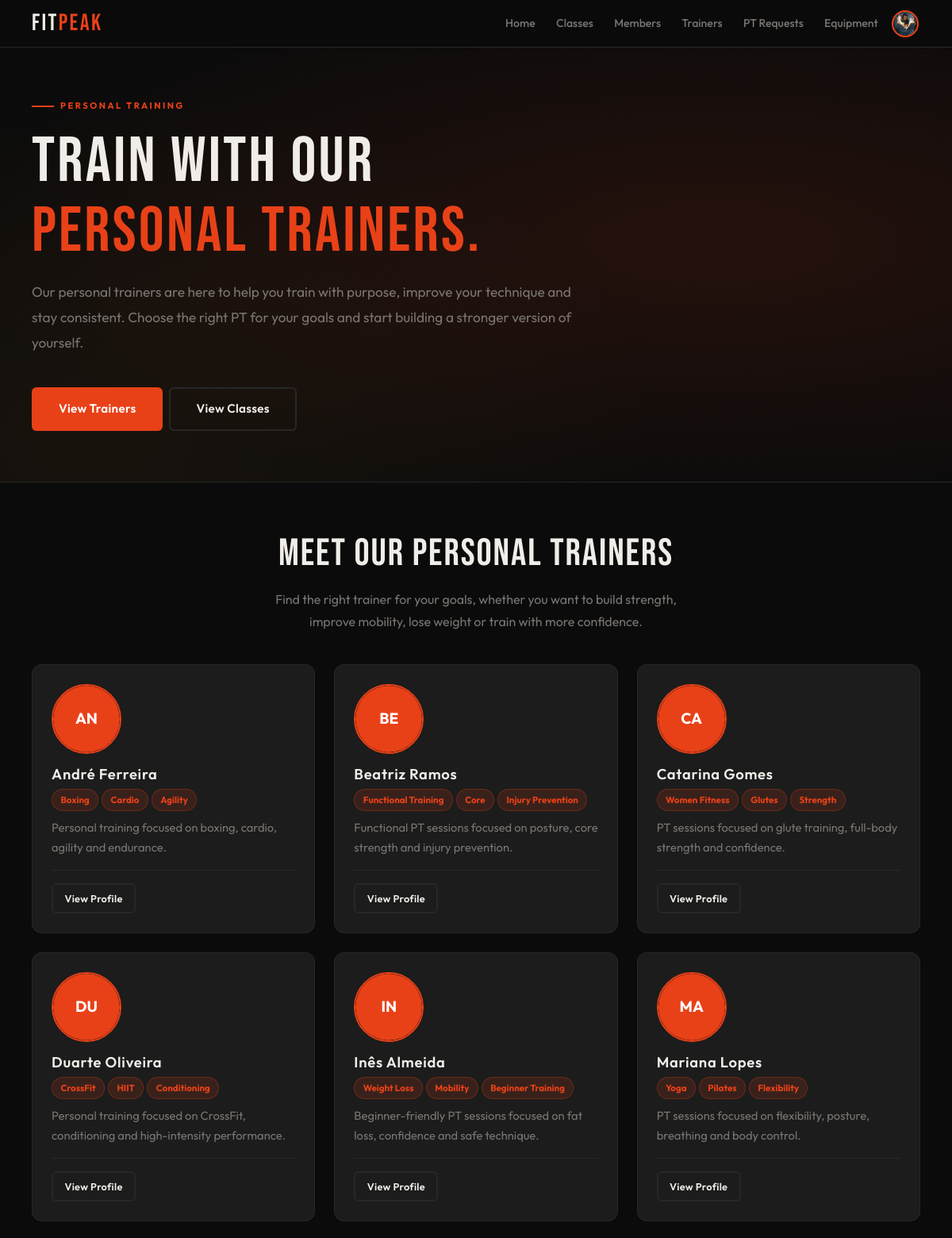
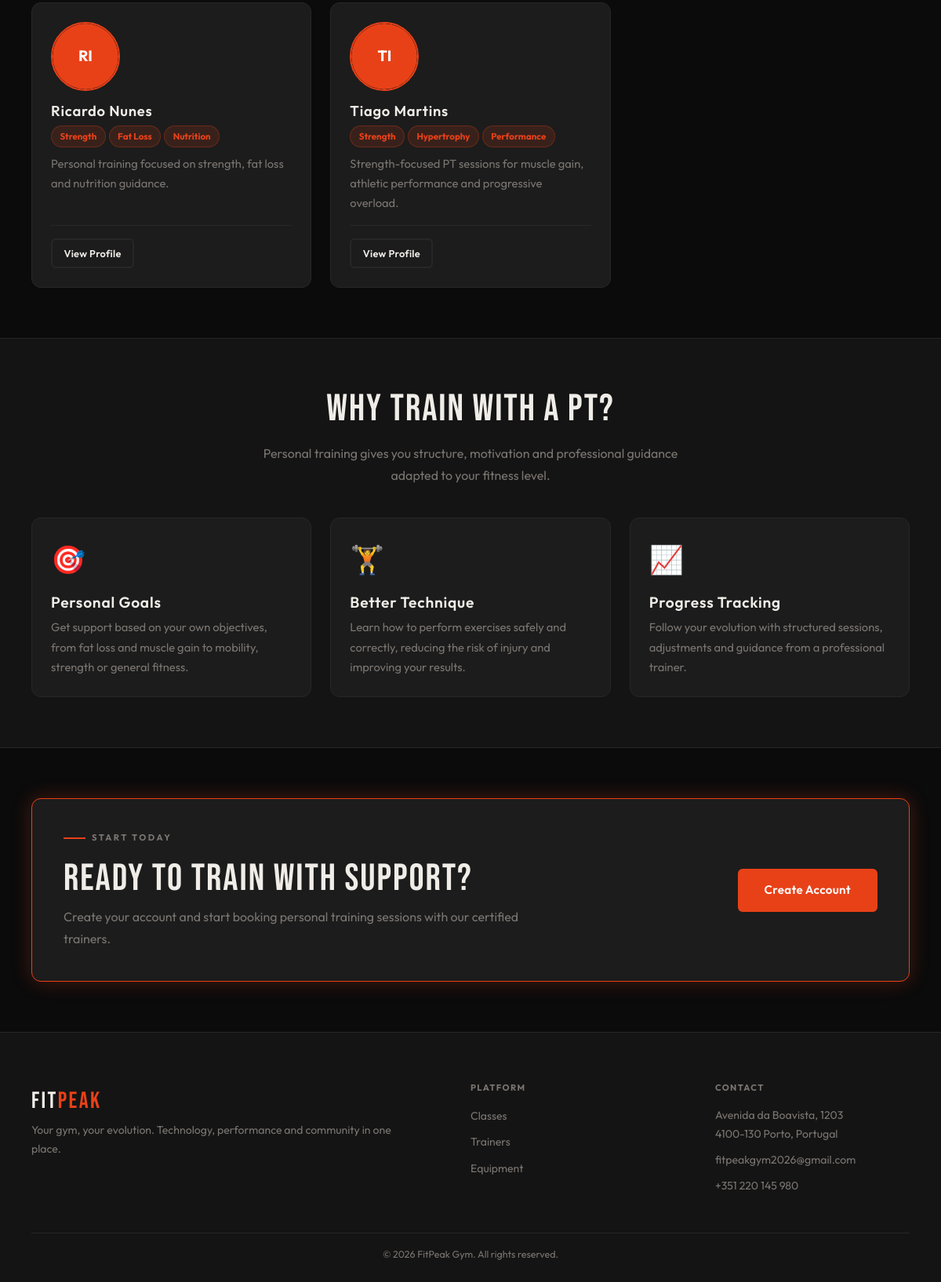
Screenshot of /public/pt.php (signed in) with the database file from the repository (2 pictures, top to bottom).
### tables this page shows
CREATE TABLE users (
    id         INTEGER  PRIMARY KEY AUTOINCREMENT,
    name       TEXT     NOT NULL,
    username   TEXT     UNIQUE
                        NOT NULL,
    email      TEXT     UNIQUE
                        NOT NULL,
    password   TEXT     NOT NULL,
    role       TEXT     NOT NULL
                        DEFAULT 'member'
                        CHECK (role IN ('member', 'trainer', 'admin') ),
    is_admin   INTEGER  NOT NULL
                        DEFAULT 0,
    photo      TEXT     DEFAULT NULL,
    active     INTEGER  NOT NULL
                        DEFAULT 1,
    created_at DATETIME DEFAULT CURRENT_TIMESTAMP
);

### db/trainers.php (called while the page is built, shortened)
<?php
function getAllPersonalTrainers($pdo, $filters = []) {
    $sql = "
        SELECT
            u.id, u.name, u.username, u.email, u.photo, u.active,
            tp.bio, tp.specializations, tp.certifications,
            tp.is_pt, tp.pt_description, tp.pt_hourly_rate, tp.pt_available,
            COALESCE(ROUND(AVG(r.rating), 1), 0) AS rating,
            COUNT(r.id) AS review_count
        FROM users u
        LEFT JOIN trainer_profiles tp ON u.id = tp.user_id
        LEFT JOIN class_schedules cs ON cs.trainer_id = u.id
        LEFT JOIN class_sessions sess ON sess.schedule_id = cs.id
        LEFT JOIN reviews r ON r.session_id = sess.id
        WHERE u.role = 'trainer'
          AND u.active = 1
          AND tp.is_pt = 1
          AND tp.pt_available = 1
    ";
    $params = [];
    $sql .= " GROUP BY u.id ORDER BY u.name ASC";
    $stmt = $pdo->prepare($sql);
    $stmt->execute($params);
    return $stmt->fetchAll(PDO::FETCH_ASSOC);
}
?>

### template/trainers.php (the view, shortened to what this page needs)
<?php
function output_trainer_list($trainers) {
    echo '<div class="trainer-grid">';
    foreach ($trainers as $trainer) output_trainer_card($trainer);
    echo '</div>';
}
function output_trainer_card($trainer) {
    $id = (int)$trainer['id'];
    $name = htmlspecialchars($trainer['name']);
    $bio = htmlspecialchars($trainer['bio'] ?? 'No bio provided yet.');
    $ptDescription = htmlspecialchars($trainer['pt_description'] ?? '');
    $specializations = array_map('trim', explode(',', $trainer['specializations'] ?? ''));
    $photo = !empty($trainer['photo']) ? htmlspecialchars($trainer['photo']) : null;
    $initials = htmlspecialchars(strtoupper(substr($trainer['name'], 0, 2)));
    ?>
    <article class="trainer-card">
        <div class="trainer-avatar">
            <?php if ($photo): ?>
                <img src="<?= $photo ?>" alt="<?= $name ?>">
            <?php else: ?>
                <div class="avatar-placeholder"><?= $initials ?></div>
            <?php endif; ?>
        </div>
        <div class="trainer-body">
            <h3 class="trainer-name"><?= $name ?></h3>
            <div class="trainer-specializations">
                <?php foreach ($specializations as $spec): ?>
                    <?php if ($spec !== ''): ?>
                        <span class="spec-badge"><?= htmlspecialchars($spec) ?></span>
                    <?php endif; ?>
                <?php endforeach; ?>
            </div>
            <p class="trainer-bio"><?= nl2br($ptDescription !== '' ? $ptDescription : $bio) ?></p>
        </div>
        <div class="trainer-foot trainer-foot-end">
            <a href="trainer_profile.php?id=<?= $id ?>" class="secondary-button btn-sm">View Profile</a>
        </div>
    </article>
    <?php
}
        ?>

### css/base.css (style rules this page uses)
:root { --bg: #0b0b0b; --surface: #141414; --card: #1c1c1c; --border: #272727; --accent: #e84118; --accent-glow: rgba(232, 65, 24, 0.28); --text: #f0ede8; --muted: #7a7571; --success: #2ed573; --warning: #ffa502; --danger: #ff4757; --info: #1e90ff; --ff-display: 'Bebas Neue', sans-serif; --ff-body: 'Outfit', sans-serif; --sp-xs: 0.25rem; --sp-sm: 0.5rem; --sp-md: 1rem; --sp-lg: clamp(1rem, 3vw, 1.5rem); --sp-xl: clamp(1.5rem, 5vw, 2.5rem); --sp-2xl: clamp(2rem, 7vw, 4rem); --nav-h: 60px; --r-sm: 6px; --r-md: 12px; --r-pill: 999px; --touch: 44px; --max-w: 1200px; --shadow-a: 0 0 24px var(--accent-glow); --t: 0.22s cubic-bezier(0.4, 0, 0.2, 1); }
*, *::before, *::after { box-sizing: border-box; margin: 0; padding: 0; }
html { font-size: 16px; scroll-behavior: smooth; -webkit-text-size-adjust: 100%; }
body { font-family: var(--ff-body); background: var(--bg); color: var(--text); line-height: 1.6; min-height: 100dvh; display: flex; flex-direction: column; overflow-x: hidden; }
a { color: inherit; text-decoration: none; }
h1, h2, h3, h4, h5, h6 { font-family: var(--ff-display); letter-spacing: 0.04em; line-height: 1.1; font-weight: 400; }
h3, h4 { font-size: clamp(1rem, 2.5vw, 1.2rem); font-family: var(--ff-body); font-weight: 600; }
p { line-height: 1.75; }

### css/components.css (style rules this page uses)
.main-button, .secondary-button { display: inline-flex; align-items: center; justify-content: center; gap: 0.4em; min-height: var(--touch); border-radius: var(--r-sm); font-family: var(--ff-body); font-size: 0.95rem; font-weight: 600; letter-spacing: 0.02em; white-space: nowrap; cursor: pointer; transition: all var(--t); }
.secondary-button { background: transparent; border: 2px solid var(--border); color: var(--text); padding: 0.85rem 2rem; }
.btn-sm { padding: 0.4rem 0.9rem; font-size: 0.8rem; min-height: 36px; }

### css/pages/pt.css (style rules this page uses)
.trainer-grid { display: grid; grid-template-columns: 1fr; gap: var(--sp-md); }
.trainer-card { background: var(--card); border: 1px solid var(--border); border-radius: var(--r-md); padding: var(--sp-lg); display: flex; flex-direction: column; gap: var(--sp-md); min-height: 100%; transition: border-color var(--t), box-shadow var(--t), transform var(--t); }
.trainer-avatar { width: 88px; height: 88px; border-radius: 50%; overflow: hidden; border: 2px solid var(--accent); background: var(--surface); display: flex; align-items: center; justify-content: center; flex-shrink: 0; }
.avatar-placeholder { width: 100%; height: 100%; border-radius: 50%; background: var(--accent); color: #fff; display: flex; align-items: center; justify-content: center; font-weight: 700; font-size: 1.2rem; }
.trainer-body { flex: 1; }
.trainer-name { margin-bottom: var(--sp-sm); font-size: 1.15rem; }
.trainer-specializations { display: flex; flex-wrap: wrap; gap: var(--sp-xs); margin-bottom: var(--sp-sm); }
.spec-badge { display: inline-flex; align-items: center; padding: 0.25rem 0.65rem; border-radius: var(--r-pill); background: rgba(232, 65, 24, 0.14); border: 1px solid rgba(232, 65, 24, 0.28); color: var(--accent); font-size: 0.72rem; font-weight: 700; }
.trainer-bio { color: var(--muted); font-size: 0.92rem; line-height: 1.7; }
.trainer-foot { display: flex; align-items: center; justify-content: space-between; gap: var(--sp-md); flex-wrap: wrap; margin-top: auto; padding-top: var(--sp-md); border-top: 1px solid var(--border); }
@media (min-width: 640px) { .trainer-grid { grid-template-columns: repeat(2, 1fr); } }
@media (min-width: 860px) { .trainer-grid { grid-template-columns: repeat(3, 1fr); gap: var(--sp-lg); } }

### rows the page displays
users: name "AN", name "André Ferreira", spec "Boxing", spec "Cardio", spec "Agility", bio "Personal training focused on boxing, cardio, agility and endurance."
users: name "BE", name "Beatriz Ramos", spec "Functional Training", spec "Core", spec "Injury Prevention", bio "Functional PT sessions focused on posture, core strength and injury prevention."
users: name "CA", name "Catarina Gomes", spec "Women Fitness", spec "Glutes", spec "Strength", bio "PT sessions focused on glute training, full-body strength and confidence."
users: name "DU", name "Duarte Oliveira", spec "CrossFit", spec "HIIT", spec "Conditioning", bio "Personal training focused on CrossFit, conditioning and high-intensity performance."
users: name "IN", name "Inês Almeida", spec "Weight Loss", spec "Mobility", spec "Beginner Training", bio "Beginner-friendly PT sessions focused on fat loss, confidence and safe technique."
users: name "MA", name "Mariana Lopes", spec "Yoga", spec "Pilates", spec "Flexibility", bio "PT sessions focused on flexibility, posture, breathing and body control."
users: name "RI", name "Ricardo Nunes", spec "Strength", spec "Fat Loss", spec "Nutrition", bio "Personal training focused on strength, fat loss and nutrition guidance."
users: name "TI", name "Tiago Martins", spec "Strength", spec "Hypertrophy", spec "Performance", bio "Strength-focused PT sessions for muscle gain, athletic performance and progressive overload."
